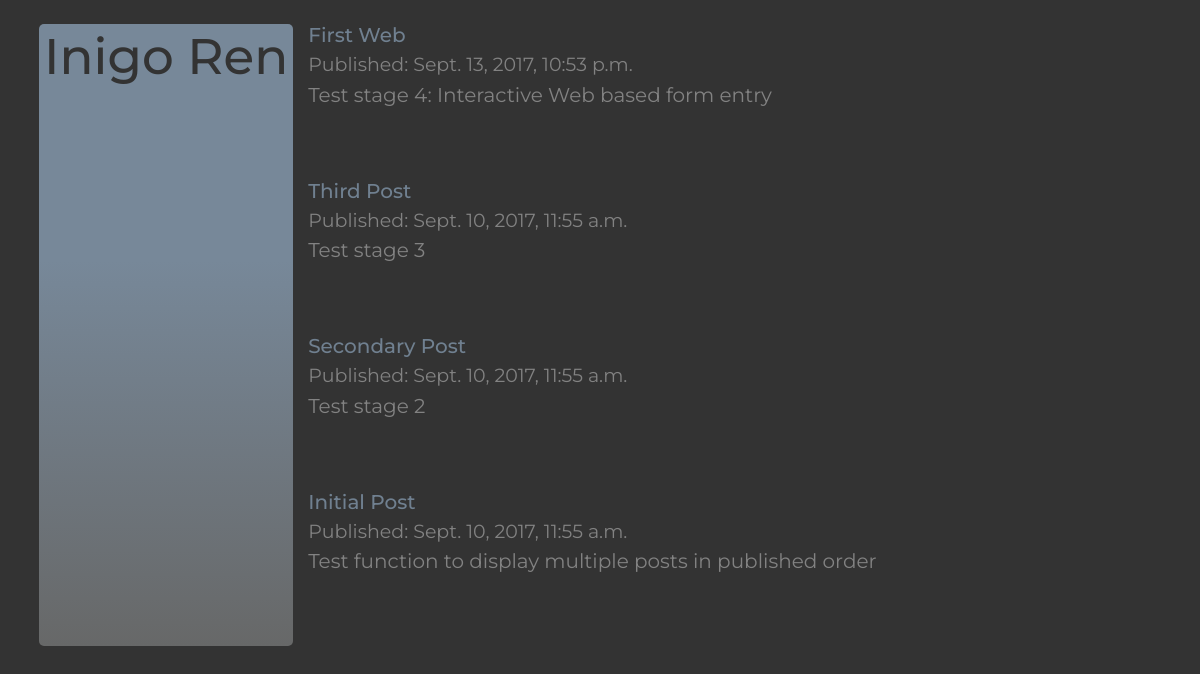
Before: / with the older database file.
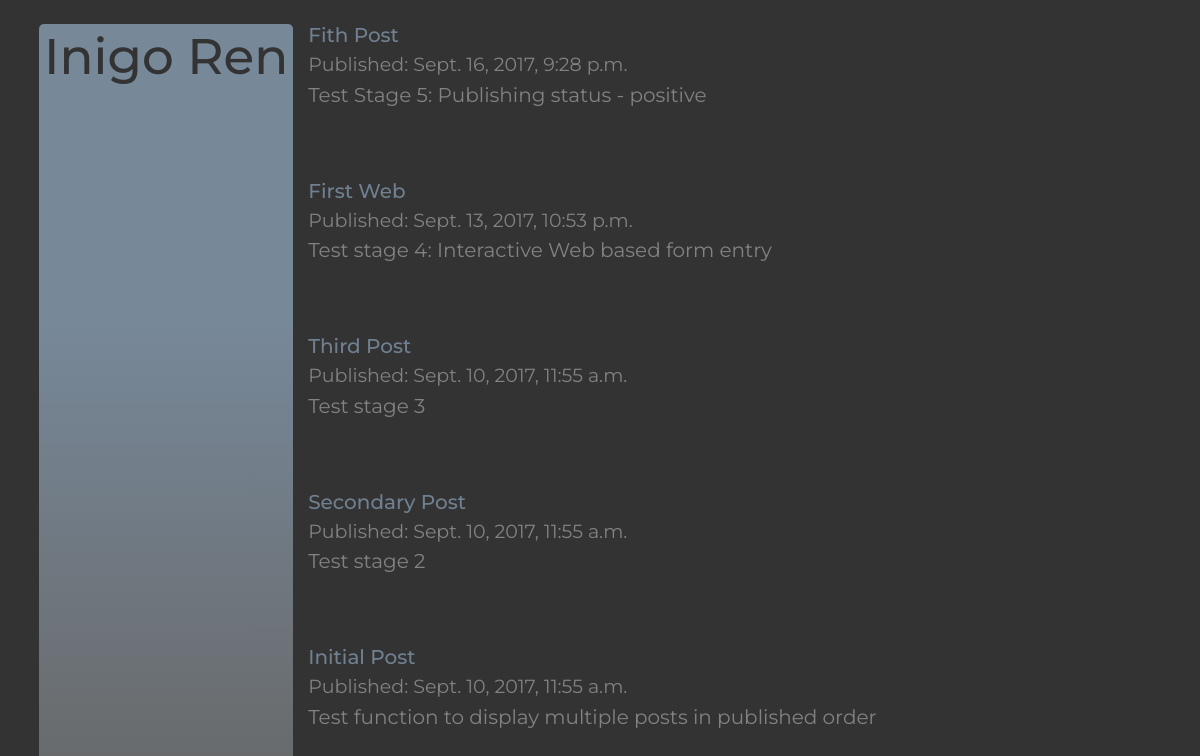
After: the same page with the newer database file.
### blog/models.py (models this page shows, shortened)
class Post(models.Model):
    author = models.ForeignKey('auth.User')
    title = models.CharField(max_length=200)
    text = models.TextField()
    created_date = models.DateTimeField(default=timezone.now)
    published_date = models.DateTimeField(blank=True, null=True)

### blog/views.py (the view)
# urls.py: url(r'^$', views.post_list, name='post_list'),
def post_list(request):
    posts = Post.objects.filter(published_date__lte=timezone.now()).order_by('-published_date')
    return render(request, 'blog/post_list.html', {'posts': posts})

### templates/blog/post_list.html
{% extends 'blog/base.html' %}
{% block content %}
    {% for post in posts %}
        <h2><a href="{% url 'post_detail' pk=post.pk %}">{{ post.title }}</a></h2>
        <div class="post">
            <div id="published" class="date">
                Published: {{ post.published_date }}
            </div>
            <p>{{ post.text|linebreaksbr }}</p>
        </div>
    {% endfor %}
{% endblock %}

### templates/blog/base.html (shortened to what this page needs)
{% load staticfiles %}
<!DOCTYPE html>
<html lang="en">
<head>
    <link rel="stylesheet" href="{% static 'css/bootstrap.css' %}">
    <link href="{% static 'css/blog.css' %}" rel="stylesheet">
</head>
<body>
<div class="d-flex container-fluid">
    <div class="d-flex flex-row page-header">
        <div class="d-flex flex-column">
            <div class="d-flex align-self-center">
                <h2><a href="/" id="header_title">Inigo Ren</a></h2>
            </div>
        </div>
    </div>
    <div class="d-flex flex-row">
        <div class="container-fluid">
            {% block content %}
            {% endblock %}
        </div>
    </div>
</div>
</body>
</html>

### static/css/blog.css (style rules this page uses)
html { font-size: 10px !important; }
body { padding-left: 2%; padding-top: 2%; background-color: #333333; color: #828282; font-family: 'Montserrat', sans-serif }
.page-header { background: #778899; background: -moz-linear-gradient(top, #778899 0%, #778899 38%, #676868 100%); background: -webkit-linear-gradient(top, #778899 0%, #778899 38%, #676868 100%); background: linear-gradient(to bottom, #778899 0%, #778899 38%, #676868 100%); filter: progid:DXImageTransform.Microsoft.gradient(startColorstr='#778899', endColorstr='#676868', GradientType=0); margin-top: 0; border-radius: .5rem; }
.page-header a { margin: 5px; }
#header_title { color: #333333; font-size: 5rem !important; }
a { color: slategray; }
.post { margin-bottom: 70px; }
@media screen and (min-width: 768px) { body { font-size: 1.5rem; } }
@media screen and (min-width: 768px) { #header_title { line-height: 1.3; } }
@media screen and (min-width: 768px) { #published { font-size: 1.2rem; } }
@media screen and (min-width: 992px) { body { font-size: 2rem; } }
@media screen and (min-width: 992px) { #header_title { line-height: 1.3; } }
@media screen and (min-width: 992px) { #published { font-size: 1.9rem; } }
@media screen and (min-width: 1200px) { body { font-size: 2rem; } }
@media screen and (min-width: 1200px) { #header_title { line-height: 1.3; } }
@media screen and (min-width: 1200px) { #published { font-size: 1.9rem; } }

Changed rows visible on the page:
added Post: title "Fith Post", published_date "Sept. 16, 2017, 9:28 p.m.", text "Test Stage 5: Publishing status - positive"
